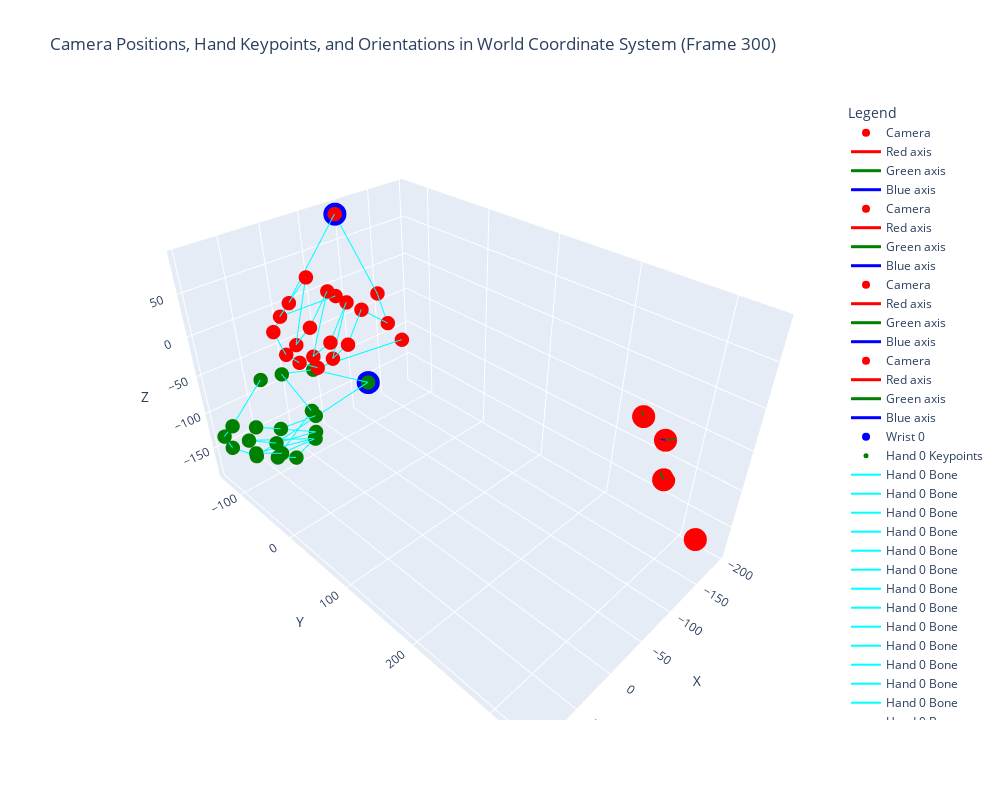

Write notebook code for a chart like this one.
### Code cell
# Visualize camera's position and orientation in world coordinate system using plotly
import plotly.graph_objs as go
import numpy as np
from ipywidgets import interactive, IntSlider, Output
from IPython.display import clear_output

def create_camera_visualization(camera_to_world_xf):
    # Extract camera position (translation)
    camera_pos = camera_to_world_xf[:3, 3]
    
    # Extract camera orientation (rotation)
    camera_x = camera_to_world_xf[:3, 0]
    camera_y = camera_to_world_xf[:3, 1]
    camera_z = camera_to_world_xf[:3, 2]
    
    # Create camera position marker
    camera_marker = go.Scatter3d(
        x=[camera_pos[0]], y=[camera_pos[1]], z=[camera_pos[2]],
        mode='markers',
        marker=dict(size=8, color='red'),
        name='Camera'
    )
    
    # Create camera orientation arrows
    scale = 10  # Scale factor for orientation arrows
    arrows = []
    for axis, color in zip([camera_x, camera_y, camera_z], ['red', 'green', 'blue']):
        arrows.append(go.Scatter3d(
            x=[camera_pos[0], camera_pos[0] + scale * axis[0]],
            y=[camera_pos[1], camera_pos[1] + scale * axis[1]],
            z=[camera_pos[2], camera_pos[2] + scale * axis[2]],
            mode='lines',
            line=dict(color=color, width=3),
            name=f'{color.capitalize()} axis'
        ))
    
    return [camera_marker] + arrows

# Initialize an empty figure
fig = go.Figure()

def update_plot(frame_idx):
    input_frame, gt_tracking = image_pose_list[frame_idx]
    
    # Clear previous traces
    fig.data = []
    
    # Add camera visualizations for each view
    for i, view in enumerate(input_frame.views):
        camera_vis = create_camera_visualization(
            view.camera.camera_to_world_xf
        )
        for trace in camera_vis:
            fig.add_trace(trace)

    # wrist_xform : root-to-world wrist transform
    # assume that the unit is millimeter
    for hand_idx, gt_hand_pose in gt_tracking.items():
        wrist_xform = gt_hand_pose.wrist_xform
        wrist_pos = wrist_xform[:3, 3]
        
        # Add wrist marker
        wrist_marker = go.Scatter3d(
            x=[wrist_pos[0]], y=[wrist_pos[1]], z=[wrist_pos[2]],
            mode='markers',
            marker=dict(size=8, color='blue'),
            name=f'Wrist {hand_idx}'
        )
        fig.add_trace(wrist_marker)
        
        # Add 3D hand keypoints
        
        keypoints = landmarks_from_hand_pose(
            image_pose_stream._hand_pose_labels.hand_model,
            gt_hand_pose,
            hand_idx
        )
        x_coords, y_coords, z_coords = [], [], []
        for kp in keypoints:
            x_coords.append(kp[0])
            y_coords.append(kp[1])
            z_coords.append(kp[2])
        
        keypoints_scatter = go.Scatter3d(
            x=x_coords, y=y_coords, z=z_coords,
            mode='markers',
            marker=dict(size=5, color='green' if hand_idx == 0 else 'red'),
            name=f'Hand {hand_idx} Keypoints'
        )
        fig.add_trace(keypoints_scatter)
        
        # Add lines connecting keypoints (you may need to adjust this based on your keypoint order)
        for i in range(len(keypoints) - 1):
            line = go.Scatter3d(
                x=[keypoints[i][0], keypoints[i+1][0]],
                y=[keypoints[i][1], keypoints[i+1][1]],
                z=[keypoints[i][2], keypoints[i+1][2]],
                mode='lines',
                line=dict(color='cyan', width=2),
                name=f'Hand {hand_idx} Bone'
            )
            fig.add_trace(line)

    # Set layout
    fig.update_layout(
        scene=dict(
            xaxis_title='X',
            yaxis_title='Y',
            zaxis_title='Z',
            aspectmode='data'
        ),
        title=f"Camera Positions, Hand Keypoints, and Orientations in World Coordinate System (Frame {frame_idx})",
        legend_title="Legend",
        height=800,
        width=1000
    )

    return fig

INIT_FRAME_IDX = 300

# Create a slider widget
slider = IntSlider(
    min=0,
    max=len(image_pose_list) - 1,
    step=1,
    value=INIT_FRAME_IDX,
    description='Frame Index:'
)

# Create an output widget to display the plot
output = Output()

# Create an interactive widget
def update_output(frame_idx):
    with output:
        clear_output(wait=True)
        fig = update_plot(frame_idx)
        fig.show()
        
        plt.figure(figsize=(30, 10))
        for vid, view in enumerate(
            image_pose_list[frame_idx][0].views
        ):
            plt.subplot(1, len(input_frame.views), vid+1)
            plt.imshow(view.image, cmap="gray")
        plt.show()
        
interactive_plot = interactive(update_output, frame_idx=slider)

# Display the interactive widget and output
display(interactive_plot, output)

### Figure 1 — Plotly figure (JSON) as saved in the notebook; plotly's stock layout.template omitted (floating-point values rounded to 4 significant figures)
{"data": [{"marker": {"color": "red", "size": 8}, "mode": "markers", "name": "Camera", "type": "scatter3d", "x": [-162.9], "y": [332.4], "z": [-150.8]}, {"line": {"color": "red", "width": 3}, "mode": "lines", "name": "Red axis", "type": "scatter3d", "x": [-162.9, -154.2], "y": [332.4, 334.6], "z": [-150.8, -146.4]}, {"line": {"color": "green", "width": 3}, "mode": "lines", "name": "Green axis", "type": "scatter3d", "x": [-162.9, -159.5], "y": [332.4, 323.2], "z": [-150.8, -152.8]}, {"line": {"color": "blue", "width": 3}, "mode": "lines", "name": "Blue axis", "type": "scatter3d", "x": [-162.9, -159.3], "y": [332.4, 335.6], "z": [-150.8, -159.5]}, {"marker": {"color": "red", "size": 8}, "mode": "markers", "name": "Camera", "type": "scatter3d", "x": [-195.0], "y": [270.9], "z": [-127.9]}, {"line": {"color": "red", "width": 3}, "mode": "lines", "name": "Red axis", "type": "scatter3d", "x": [-195.0, -185.1], "y": [270.9, 272.1], "z": [-127.9, -128.6]}, {"line": {"color": "green", "width": 3}, "mode": "lines", "name": "Green axis", "type": "scatter3d", "x": [-195.0, -193.9], "y": [270.9, 266.7], "z": [-127.9, -118.9]}, {"line": {"color": "blue", "width": 3}, "mode": "lines", "name": "Blue axis", "type": "scatter3d", "x": [-195.0, -194.2], "y": [270.9, 261.8], "z": [-127.9, -132.1]}, {"marker": {"color": "red", "size": 8}, "mode": "markers", "name": "Camera", "type": "scatter3d", "x": [-165.0], "y": [250.5], "z": [-39.73]}, {"line": {"color": "red", "width": 3}, "mode": "lines", "name": "Red axis", "type": "scatter3d", "x": [-165.0, -156.5], "y": [250.5, 252.6], "z": [-39.73, -44.5]}, {"line": {"color": "green", "width": 3}, "mode": "lines", "name": "Green axis", "type": "scatter3d", "x": [-165.0, -160.2], "y": [250.5, 250.6], "z": [-39.73, -31.0]}, {"line": {"color": "blue", "width": 3}, "mode": "lines", "name": "Blue axis", "type": "scatter3d", "x": [-165.0, -163.1], "y": [250.5, 240.7], "z": [-39.73, -40.71]}, {"marker": {"color": "red", "size": 8}, "mode": "markers", "name": "Camera", "type": "scatter3d", "x": [-119.0], "y": [300.2], "z": [-17.33]}, {"line": {"color": "red", "width": 3}, "mode": "lines", "name": "Red axis", "type": "scatter3d", "x": [-119.0, -114.3], "y": [300.2, 305.1], "z": [-17.33, -24.66]}, {"line": {"color": "green", "width": 3}, "mode": "lines", "name": "Green axis", "type": "scatter3d", "x": [-119.0, -121.7], "y": [300.2, 308.9], "z": [-17.33, -13.21]}, {"line": {"color": "blue", "width": 3}, "mode": "lines", "name": "Blue axis", "type": "scatter3d", "x": [-119.0, -110.6], "y": [300.2, 300.2], "z": [-17.33, -11.91]}, {"marker": {"color": "blue", "size": 8}, "mode": "markers", "name": "Wrist 0", "type": "scatter3d", "x": [-94.44], "y": [-101.9], "z": [-129.4]}, {"marker": {"color": "green", "size": 5}, "mode": "markers", "name": "Hand 0 Keypoints", "type": "scatter3d", "x": [40.51, 90.77, 96.47, 88.91, 62.83, -94.44, -20.31, 16.91, 12.24, 51.85, 72.16, 12.04, 55.38, 77.81, 6.045, 46.68, 70.48, -4.766, 24.33, 42.34, -0.3033], "y": [-126.6, -115.6, -129.7, -131.3, -127.6, -101.9, -109.0, -118.5, -64.88, -78.15, -96.81, -69.3, -87.58, -109.1, -82.06, -94.59, -112.2, -100.5, -101.9, -114.7, -91.86], "z": [-75.08, -109.5, -128.8, -150.3, -175.5, -129.4, -80.4, -74.36, -109.1, -114.0, -110.9, -134.7, -137.9, -133.5, -154.9, -161.8, -158.2, -170.3, -185.1, -181.9, -121.9]}, {"line": {"color": "cyan", "width": 2}, "mode": "lines", "name": "Hand 0 Bone", "type": "scatter3d", "x": [40.51, 90.77], "y": [-126.6, -115.6], "z": [-75.08, -109.5]}, {"line": {"color": "cyan", "width": 2}, "mode": "lines", "name": "Hand 0 Bone", "type": "scatter3d", "x": [90.77, 96.47], "y": [-115.6, -129.7], "z": [-109.5, -128.8]}, {"line": {"color": "cyan", "width": 2}, "mode": "lines", "name": "Hand 0 Bone", "type": "scatter3d", "x": [96.47, 88.91], "y": [-129.7, -131.3], "z": [-128.8, -150.3]}, {"line": {"color": "cyan", "width": 2}, "mode": "lines", "name": "Hand 0 Bone", "type": "scatter3d", "x": [88.91, 62.83], "y": [-131.3, -127.6], "z": [-150.3, -175.5]}, {"line": {"color": "cyan", "width": 2}, "mode": "lines", "name": "Hand 0 Bone", "type": "scatter3d", "x": [62.83, -94.44], "y": [-127.6, -101.9], "z": [-175.5, -129.4]}, {"line": {"color": "cyan", "width": 2}, "mode": "lines", "name": "Hand 0 Bone", "type": "scatter3d", "x": [-94.44, -20.31], "y": [-101.9, -109.0], "z": [-129.4, -80.4]}, {"line": {"color": "cyan", "width": 2}, "mode": "lines", "name": "Hand 0 Bone", "type": "scatter3d", "x": [-20.31, 16.91], "y": [-109.0, -118.5], "z": [-80.4, -74.36]}, {"line": {"color": "cyan", "width": 2}, "mode": "lines", "name": "Hand 0 Bone", "type": "scatter3d", "x": [16.91, 12.24], "y": [-118.5, -64.88], "z": [-74.36, -109.1]}, {"line": {"color": "cyan", "width": 2}, "mode": "lines", "name": "Hand 0 Bone", "type": "scatter3d", "x": [12.24, 51.85], "y": [-64.88, -78.15], "z": [-109.1, -114.0]}, {"line": {"color": "cyan", "width": 2}, "mode": "lines", "name": "Hand 0 Bone", "type": "scatter3d", "x": [51.85, 72.16], "y": [-78.15, -96.81], "z": [-114.0, -110.9]}, {"line": {"color": "cyan", "width": 2}, "mode": "lines", "name": "Hand 0 Bone", "type": "scatter3d", "x": [72.16, 12.04], "y": [-96.81, -69.3], "z": [-110.9, -134.7]}, {"line": {"color": "cyan", "width": 2}, "mode": "lines", "name": "Hand 0 Bone", "type": "scatter3d", "x": [12.04, 55.38], "y": [-69.3, -87.58], "z": [-134.7, -137.9]}, {"line": {"color": "cyan", "width": 2}, "mode": "lines", "name": "Hand 0 Bone", "type": "scatter3d", "x": [55.38, 77.81], "y": [-87.58, -109.1], "z": [-137.9, -133.5]}, {"line": {"color": "cyan", "width": 2}, "mode": "lines", "name": "Hand 0 Bone", "type": "scatter3d", "x": [77.81, 6.045], "y": [-109.1, -82.06], "z": [-133.5, -154.9]}, {"line": {"color": "cyan", "width": 2}, "mode": "lines", "name": "Hand 0 Bone", "type": "scatter3d", "x": [6.045, 46.68], "y": [-82.06, -94.59], "z": [-154.9, -161.8]}, {"line": {"color": "cyan", "width": 2}, "mode": "lines", "name": "Hand 0 Bone", "type": "scatter3d", "x": [46.68, 70.48], "y": [-94.59, -112.2], "z": [-161.8, -158.2]}, {"line": {"color": "cyan", "width": 2}, "mode": "lines", "name": "Hand 0 Bone", "type": "scatter3d", "x": [70.48, -4.766], "y": [-112.2, -100.5], "z": [-158.2, -170.3]}, {"line": {"color": "cyan", "width": 2}, "mode": "lines", "name": "Hand 0 Bone", "type": "scatter3d", "x": [-4.766, 24.33], "y": [-100.5, -101.9], "z": [-170.3, -185.1]}, {"line": {"color": "cyan", "width": 2}, "mode": "lines", "name": "Hand 0 Bone", "type": "scatter3d", "x": [24.33, 42.34], "y": [-101.9, -114.7], "z": [-185.1, -181.9]}, {"line": {"color": "cyan", "width": 2}, "mode": "lines", "name": "Hand 0 Bone", "type": "scatter3d", "x": [42.34, -0.3033], "y": [-114.7, -91.86], "z": [-181.9, -121.9]}, {"marker": {"color": "blue", "size": 8}, "mode": "markers", "name": "Wrist 1", "type": "scatter3d", "x": [-86.71], "y": [-128.3], "z": [88.55]}, {"marker": {"color": "red", "size": 5}, "mode": "markers", "name": "Hand 1 Keypoints", "type": "scatter3d", "x": [-95.17, -7.736, 9.966, 22.24, 26.25, -86.71, -100.4, -89.86, -57.2, -28.18, -16.97, -37.21, -5.23, 5.47, -20.82, 9.545, 19.64, -8.066, 15.66, 21.84, -43.29], "y": [-31.95, -79.34, -87.57, -92.74, -105.7, -128.3, -78.06, -49.36, -53.88, -44.92, -60.59, -52.92, -44.67, -64.75, -62.88, -57.74, -73.15, -80.84, -82.74, -94.18, -80.75], "z": [-38.48, -58.98, -48.2, -34.63, -9.461, 88.55, 2.639, -21.38, 6.368, -22.73, -42.71, 23.0, -10.63, -32.27, 38.39, 8.256, -15.17, 52.85, 30.46, 12.31, 18.58]}, {"line": {"color": "cyan", "width": 2}, "mode": "lines", "name": "Hand 1 Bone", "type": "scatter3d", "x": [-95.17, -7.736], "y": [-31.95, -79.34], "z": [-38.48, -58.98]}, {"line": {"color": "cyan", "width": 2}, "mode": "lines", "name": "Hand 1 Bone", "type": "scatter3d", "x": [-7.736, 9.966], "y": [-79.34, -87.57], "z": [-58.98, -48.2]}, {"line": {"color": "cyan", "width": 2}, "mode": "lines", "name": "Hand 1 Bone", "type": "scatter3d", "x": [9.966, 22.24], "y": [-87.57, -92.74], "z": [-48.2, -34.63]}, {"line": {"color": "cyan", "width": 2}, "mode": "lines", "name": "Hand 1 Bone", "type": "scatter3d", "x": [22.24, 26.25], "y": [-92.74, -105.7], "z": [-34.63, -9.461]}, {"line": {"color": "cyan", "width": 2}, "mode": "lines", "name": "Hand 1 Bone", "type": "scatter3d", "x": [26.25, -86.71], "y": [-105.7, -128.3], "z": [-9.461, 88.55]}, {"line": {"color": "cyan", "width": 2}, "mode": "lines", "name": "Hand 1 Bone", "type": "scatter3d", "x": [-86.71, -100.4], "y": [-128.3, -78.06], "z": [88.55, 2.639]}, {"line": {"color": "cyan", "width": 2}, "mode": "lines", "name": "Hand 1 Bone", "type": "scatter3d", "x": [-100.4, -89.86], "y": [-78.06, -49.36], "z": [2.639, -21.38]}, {"line": {"color": "cyan", "width": 2}, "mode": "lines", "name": "Hand 1 Bone", "type": "scatter3d", "x": [-89.86, -57.2], "y": [-49.36, -53.88], "z": [-21.38, 6.368]}, {"line": {"color": "cyan", "width": 2}, "mode": "lines", "name": "Hand 1 Bone", "type": "scatter3d", "x": [-57.2, -28.18], "y": [-53.88, -44.92], "z": [6.368, -22.73]}, {"line": {"color": "cyan", "width": 2}, "mode": "lines", "name": "Hand 1 Bone", "type": "scatter3d", "x": [-28.18, -16.97], "y": [-44.92, -60.59], "z": [-22.73, -42.71]}, {"line": {"color": "cyan", "width": 2}, "mode": "lines", "name": "Hand 1 Bone", "type": "scatter3d", "x": [-16.97, -37.21], "y": [-60.59, -52.92], "z": [-42.71, 23.0]}, {"line": {"color": "cyan", "width": 2}, "mode": "lines", "name": "Hand 1 Bone", "type": "scatter3d", "x": [-37.21, -5.23], "y": [-52.92, -44.67], "z": [23.0, -10.63]}, {"line": {"color": "cyan", "width": 2}, "mode": "lines", "name": "Hand 1 Bone", "type": "scatter3d", "x": [-5.23, 5.47], "y": [-44.67, -64.75], "z": [-10.63, -32.27]}, {"line": {"color": "cyan", "width": 2}, "mode": "lines", "name": "Hand 1 Bone", "type": "scatter3d", "x": [5.47, -20.82], "y": [-64.75, -62.88], "z": [-32.27, 38.39]}, {"line": {"color": "cyan", "width": 2}, "mode": "lines", "name": "Hand 1 Bone", "type": "scatter3d", "x": [-20.82, 9.545], "y": [-62.88, -57.74], "z": [38.39, 8.256]}, {"line": {"color": "cyan", "width": 2}, "mode": "lines", "name": "Hand 1 Bone", "type": "scatter3d", "x": [9.545, 19.64], "y": [-57.74, -73.15], "z": [8.256, -15.17]}, {"line": {"color": "cyan", "width": 2}, "mode": "lines", "name": "Hand 1 Bone", "type": "scatter3d", "x": [19.64, -8.066], "y": [-73.15, -80.84], "z": [-15.17, 52.85]}, {"line": {"color": "cyan", "width": 2}, "mode": "lines", "name": "Hand 1 Bone", "type": "scatter3d", "x": [-8.066, 15.66], "y": [-80.84, -82.74], "z": [52.85, 30.46]}, {"line": {"color": "cyan", "width": 2}, "mode": "lines", "name": "Hand 1 Bone", "type": "scatter3d", "x": [15.66, 21.84], "y": [-82.74, -94.18], "z": [30.46, 12.31]}, {"line": {"color": "cyan", "width": 2}, "mode": "lines", "name": "Hand 1 Bone", "type": "scatter3d", "x": [21.84, -43.29], "y": [-94.18, -80.75], "z": [12.31, 18.58]}], "layout": {"height": 800, "legend": {"title": {"text": "Legend"}}, "scene": {"aspectmode": "data", "xaxis": {"title": {"text": "X"}}, "yaxis": {"title": {"text": "Y"}}, "zaxis": {"title": {"text": "Z"}}}, "title": {"text": "Camera Positions, Hand Keypoints, and Orientations in World Coordinate System (Frame 300)"}, "width": 1000}}
